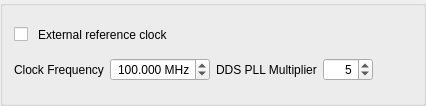
<?xml version="1.0" encoding="UTF-8"?>
<ui version="4.0">
 <class>clockGroupBox</class>
 <widget class="QGroupBox" name="clockGroupBox">
  <property name="geometry">
   <rect>
    <x>0</x>
    <y>0</y>
    <width>426</width>
    <height>106</height>
   </rect>
  </property>
  <property name="sizePolicy">
   <sizepolicy hsizetype="Expanding" vsizetype="Preferred">
    <horstretch>0</horstretch>
    <verstretch>0</verstretch>
   </sizepolicy>
  </property>
  <property name="maximumSize">
   <size>
    <width>600</width>
    <height>120</height>
   </size>
  </property>
  <property name="windowTitle">
   <string>GroupBox</string>
  </property>
  <property name="title">
   <string/>
  </property>
  <property name="alignment">
   <set>Qt::AlignLeading|Qt::AlignLeft|Qt::AlignVCenter</set>
  </property>
  <property name="flat">
   <bool>false</bool>
  </property>
  <layout class="QVBoxLayout" name="verticalLayout">
   <item>
    <layout class="QHBoxLayout" name="horizontalLayout_2">
     <item>
      <widget class="QCheckBox" name="extClkCheckBox">
       <property name="sizePolicy">
        <sizepolicy hsizetype="Expanding" vsizetype="Fixed">
         <horstretch>0</horstretch>
         <verstretch>0</verstretch>
        </sizepolicy>
       </property>
       <property name="styleSheet">
        <string notr="true">spacing:10px</string>
       </property>
       <property name="text">
        <string>External reference clock</string>
       </property>
      </widget>
     </item>
     <item>
      <widget class="QLabel" name="clkValidationLabel">
       <property name="sizePolicy">
        <sizepolicy hsizetype="Expanding" vsizetype="Preferred">
         <horstretch>0</horstretch>
         <verstretch>0</verstretch>
        </sizepolicy>
       </property>
       <property name="text">
        <string/>
       </property>
      </widget>
     </item>
    </layout>
   </item>
   <item>
    <layout class="QHBoxLayout" name="horizontalLayout">
     <item>
      <layout class="QFormLayout" name="formLayout_4">
       <item row="0" column="0">
        <widget class="QLabel" name="refFrequencyLabel">
         <property name="sizePolicy">
          <sizepolicy hsizetype="MinimumExpanding" vsizetype="Preferred">
           <horstretch>0</horstretch>
           <verstretch>0</verstretch>
          </sizepolicy>
         </property>
         <property name="text">
          <string>Clock Frequency</string>
         </property>
         <property name="alignment">
          <set>Qt::AlignLeading|Qt::AlignLeft|Qt::AlignVCenter</set>
         </property>
        </widget>
       </item>
       <item row="0" column="1">
        <widget class="QDoubleSpinBox" name="refFrequencyBox">
         <property name="sizePolicy">
          <sizepolicy hsizetype="MinimumExpanding" vsizetype="Fixed">
           <horstretch>0</horstretch>
           <verstretch>0</verstretch>
          </sizepolicy>
         </property>
         <property name="maximumSize">
          <size>
           <width>120</width>
           <height>16777215</height>
          </size>
         </property>
         <property name="alignment">
          <set>Qt::AlignRight|Qt::AlignTrailing|Qt::AlignVCenter</set>
         </property>
         <property name="suffix">
          <string> MHz</string>
         </property>
         <property name="decimals">
          <number>3</number>
         </property>
         <property name="minimum">
          <double>1.000000000000000</double>
         </property>
         <property name="maximum">
          <double>500.000000000000000</double>
         </property>
         <property name="value">
          <double>100.000000000000000</double>
         </property>
        </widget>
       </item>
      </layout>
     </item>
     <item>
      <layout class="QFormLayout" name="formLayout_6">
       <item row="0" column="0">
        <widget class="QLabel" name="multiplierLabel">
         <property name="sizePolicy">
          <sizepolicy hsizetype="MinimumExpanding" vsizetype="Preferred">
           <horstretch>0</horstretch>
           <verstretch>0</verstretch>
          </sizepolicy>
         </property>
         <property name="text">
          <string>DDS PLL Multiplier</string>
         </property>
        </widget>
       </item>
       <item row="0" column="1">
        <widget class="QSpinBox" name="multiplierBox">
         <property name="sizePolicy">
          <sizepolicy hsizetype="MinimumExpanding" vsizetype="Fixed">
           <horstretch>0</horstretch>
           <verstretch>0</verstretch>
          </sizepolicy>
         </property>
         <property name="maximumSize">
          <size>
           <width>50</width>
           <height>16777215</height>
          </size>
         </property>
         <property name="alignment">
          <set>Qt::AlignRight|Qt::AlignTrailing|Qt::AlignVCenter</set>
         </property>
         <property name="minimum">
          <number>4</number>
         </property>
         <property name="maximum">
          <number>20</number>
         </property>
         <property name="value">
          <number>5</number>
         </property>
        </widget>
       </item>
      </layout>
     </item>
    </layout>
   </item>
  </layout>
 </widget>
 <resources/>
 <connections/>
</ui>
